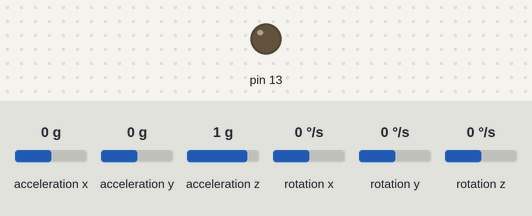
Simulated run of this sketch. Board: Arduino Uno, built with avr-gcc and run on an emulated ATmega328P. On the bench: output pins drawn as LEDs (lit = HIGH). Inputs (shaded band) come from the test bench; at power-on: acceleration x 0 g, acceleration y 0 g, acceleration z 1 g, rotation x 0 °/s, rotation y 0 °/s, rotation z 0 °/s.

Above: at 1.2 s.
1.3 s: acceleration x set to -1.4 g
Timing chart, 0 to 4.3 s (numbered marks = the images above; inputs shaded):
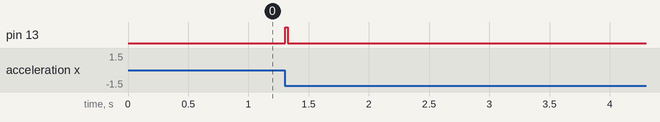

The sketch:

mpu_server.ino
```cpp
#include "I2Cdev.h"
#include "MPU6050.h"
#include "Wire.h"

MPU6050 detect;
int16_t ax, ay, az, gx, gy, gz;
int16_t rec_ax, rec_ay, rec_az, rec_gx, rec_gy, rec_gz;

void setup() {
  Wire.begin();
  detect.initialize();
  pinMode(13, OUTPUT);
}

void loop() {
  detect.getMotion6(&ax, &ay, &az, &gx, &gy, &gz);
  delay(15);
  detect.getMotion6(&rec_ax, &rec_ay, &rec_az, &rec_gx, &rec_gy, &rec_gz);
  if (abs(rec_ax-ax)>7000 or abs(rec_ay-ay)>7000){
    digitalWrite(13, HIGH);
  }
  else{
    digitalWrite(13, LOW);
  }
}
```

Measured:
- after the input at 1.3 s, pin 13: LOW → HIGH at once, → LOW 0.02 s later
